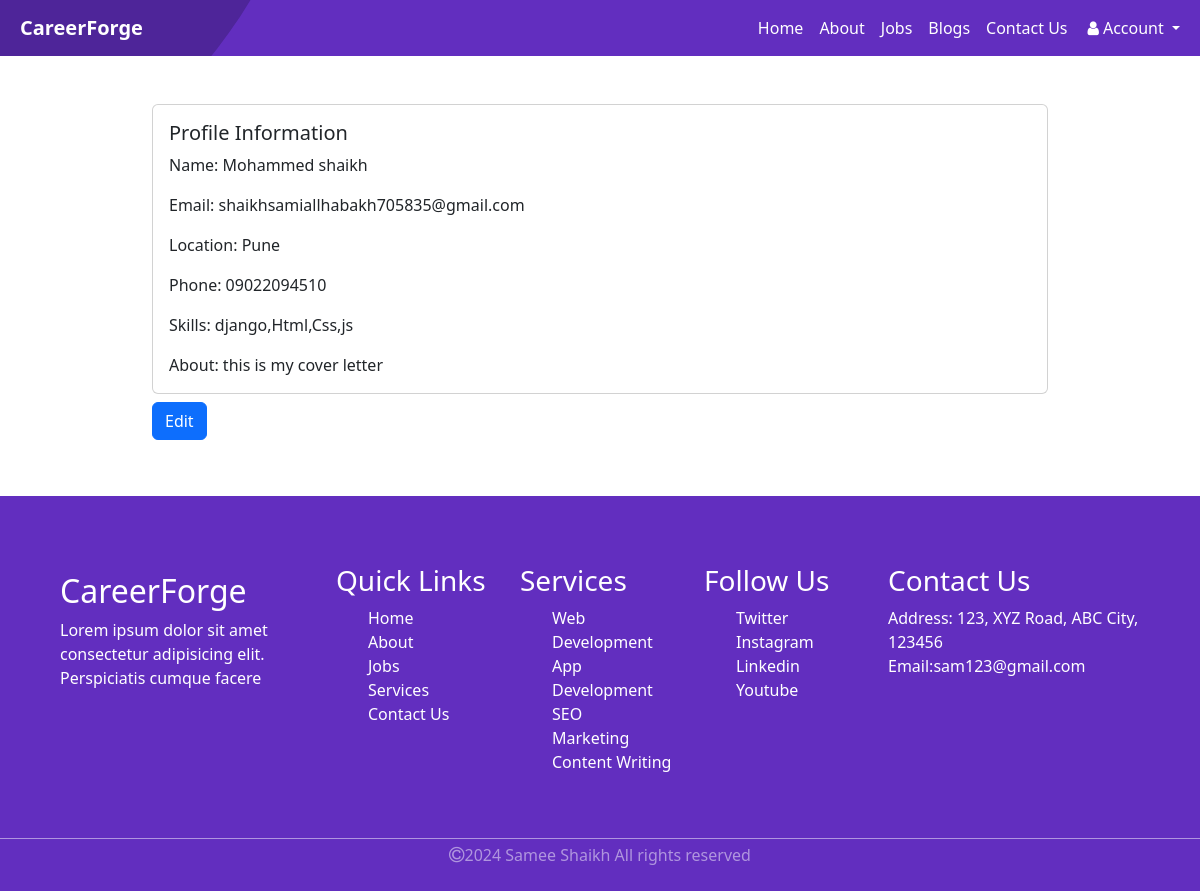
The page /resume (signed in) on the database its author committed.
### Portal/models.py (models this page shows)
class Profile(models.Model):
    user = models.OneToOneField(User, on_delete=models.CASCADE)
    first_name = models.CharField(max_length=255,default='none',blank=True)
    last_name = models.CharField(max_length=255,default='none',blank=True)
    skills = models.TextField(blank=True,default='example: Python, Java, C++')
    cover_letter = models.TextField(blank=True)
    phone_number = models.CharField(max_length=20, blank=True, default='none')
    email= models.EmailField(default='none',blank=True)
    password = models.CharField(max_length=255, default='none',blank=True)
    location = models.CharField(max_length=100, blank=True)

### Portal/views.py (the view)
# urls.py: path('resume',views.resume,name='resume'),
@login_required
def resume(request):
    candidate=request.session.get('candidate')
    candidate=Profile.objects.get(id=candidate)
    return render(request, 'resume.html', {'candidate': candidate})

### Portal/template/resume.html (shortened to what this page needs)
{% load static %}
<!DOCTYPE html>
<html lang="en">
  <head>
    <link href="https://cdnjs.cloudflare.com/ajax/libs/font-awesome/5.15.4/css/all.min.css" rel="stylesheet">
    <link rel="stylesheet" href="https://cdnjs.cloudflare.com/ajax/libs/font-awesome/4.7.0/css/font-awesome.min.css">
    <link rel="stylesheet" href="{% static 'style.css' %}" />
    <link href="https://cdn.jsdelivr.net/npm/boxicons@latest/css/boxicons.min.css" rel="stylesheet">
    <link
      rel="stylesheet"
      href="https://cdnjs.cloudflare.com/ajax/libs/font-awesome/4.7.0/css/font-awesome.min.css"
    />
    <link rel="stylesheet" href="https://cdnjs.cloudflare.com/ajax/libs/font-awesome/4.7.0/css/font-awesome.min.css">
    <link
      href="https://cdn.jsdelivr.net/npm/bootstrap@5.3.3/dist/css/bootstrap.min.css"
      rel="stylesheet"
    />
  </head>
  <body>
    <header class="header">
      <nav class="navbar navbar-expand-lg">
        <div class="container-fluid">
          <a
            class="navbar-brand mx-2"
            href="/"
            style="color: white; font-weight: bold"
            >CareerForge</a
          >
          <div
            class="collapse navbar-collapse justify-content-end"
            id="navbarSupportedContent"
          >
            <ul class="navbar-nav">
              <li class="nav-item">
                <a
                  class="nav-link active"
                  id="navtext"
                  aria-current="page"
                  href="/"
                  >Home</a
                >
              </li>
              <li class="nav-item">
                <a
                  class="nav-link active"
                  id="navtext"
                  aria-current="page"
                  href="/#about"
                  >About</a
                >
              </li>
              <li class="nav-item">
                <a
                  class="nav-link active"
                  id="navtext"
                  aria-current="page"
                  href="dash"
                  >Jobs</a
                >
              </li>
              <li class="nav-item">
                <a
                  class="nav-link active"
                  id="navtext"
                  aria-current="page"
                  href="#"
                  >Blogs</a
                >
              </li>
              <li class="nav-item">
                <a
                  class="nav-link active"
                  id="navtext"
                  aria-current="page"
                  href="#"
                  >Contact Us</a
                >
              </li>
              <li class="nav-item dropdown">
                <a class="nav-link dropdown-toggle" href="#" id="navbarDropdown" role="button" data-bs-toggle="dropdown" aria-expanded="false" style="color: white;">
                  <i class="fa fa-user mx-1"></i>Account
                </a>
              </li>
            </ul>
          </div>
        </div>
      </nav>
    </header>
    <div class="container-fluid">
      <div class="row p-5 d-flex justify-content-center align-item-center">
        <div class="col-md-10">
            <div class="card">
              <div class="card-body">
                <h5 class="card-title">Profile Information</h5>
                <p class="card-text">Name: {{candidate.first_name}} {{candidate.last_name}} </p>
                <p class="card-text">Email: {{candidate.email}} </p>
                <p class="card-text">Location: {{candidate.location}}</p>
                <p class="card-text">Phone: {{candidate.phone_number}}</p>
                <p class="card-text">Skills: {{candidate.skills}}</p>
                <p class="card-text">About: {{candidate.cover_letter}}</p>
              </div>
            </div>
              <a href="edit_resume"><button class="btn btn-primary my-2">Edit</button></a>
          </div>
      </div>
    </div>
    <div class="container-fluid footer">
      <div class="row p-5 ">
        <div class="col-sm-3 my-2">
          <h2>CareerForge</h2>
          <p>
            Lorem ipsum dolor sit amet consectetur adipisicing elit.
            Perspiciatis cumque facere
          </p>
        </div>
        <div class="col-sm-6">
          <div class="row">
            <div class="col-sm-4">
              <h3>Quick Links</h3>
              <ul>
                <li class="footerli">Home</li>
                <li class="footerli">About</li>
                <li class="footerli">Jobs</li>
                <li class="footerli">Services</li>
                <li class="footerli">Contact Us</li>
              </ul>
            </div>
            <div class="col-sm-4">
              <h3>Services</h3>
              <ul>
                <li class="footerli">Web Development</li>
                <li class="footerli">App Development</li>
                <li class="footerli">SEO</li>
                <li class="footerli">Marketing</li>
                <li class="footerli">Content Writing</li>
              </ul>
            </div>
            <div class="col-sm-4">
              <h3>Follow Us</h3>
              <ul>
                <li class="footerli">Twitter</li>
                <li class="footerli">Instagram</li>
                <li class="footerli">Linkedin</li>
                <li class="footerli">Youtube</li>
              </ul>
            </div>
          </div>
        </div>
        <div class="col-sm-3">
          <h3>Contact Us</h3>
          <p>Address: 123, XYZ Road, ABC City, 123456</p>
          <p>Email:sam123@gmail.com</p>
        </div>
      </div>
      <div class="row" style="color:rgba(255, 255, 255, 0.495);">
        <div class="col-sm-12 d-flex flex align-item-center justify-content-center p-1" style="border-top: solid 1px rgba(255, 255, 255, 0.495);">
          <p class="text-center"><i class="fa fa-copyright" style="font-size: large;"></i>2024 Samee Shaikh All rights reserved</p>
        </div>
      </div>
    </div>
  </body>
</html>

### Portal/static/style.css (style rules this page uses)
body { background-color: #f4f4f4; font-family: Arial, sans-serif; margin: 0; padding: 0; overflow-x: hidden; }
:root { --main:#622ebf; --secondary:#7b49d3; --light:#8348e782; }
#navtext { color: white; }
.header { width: 100%; height: 100%; background-attachment: fixed; background-size: cover; background-position: center; margin: 0 auto; display: block; }
.footer { background: var(--main); color: white; padding: 20px; }
.footer p { margin: 0; padding: 0; }
.footerli { list-style: none; padding: 0; margin: 0; cursor: pointer; }
.btn { padding: 10px 20px; background-color: #007bff; color: #fff; border: none; border-radius: 4px; cursor: pointer; transition: background-color 0.3s ease; }

### rows shown on the page
Profile: first_name "Mohammed", last_name "shaikh", email "shaikhsamiallhabakh705835@gmail.com", location "Pune", phone_number "09022094510", skills "django,Html,Css,js", cover_letter "this is my cover letter"
